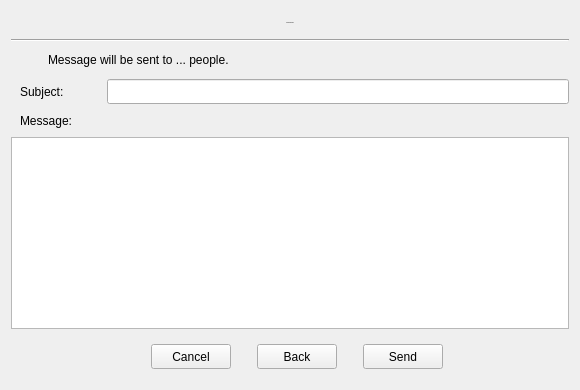
      <widget class="QWidget" name="page_group_message_step_2">
       <layout class="QGridLayout" name="gridLayout_18">
        <item row="0" column="0">
         <widget class="QLabel" name="lbl_direct_message_step_2_header">
          <property name="minimumSize">
           <size>
            <width>558</width>
            <height>22</height>
           </size>
          </property>
          <property name="maximumSize">
           <size>
            <width>16777215</width>
            <height>21</height>
           </size>
          </property>
          <property name="font">
           <font>
            <family>Segoe Print</family>
            <pointsize>-1</pointsize>
            <weight>50</weight>
            <italic>false</italic>
            <bold>false</bold>
           </font>
          </property>
          <property name="text">
           <string>Direct Message</string>
          </property>
          <property name="alignment">
           <set>Qt::AlignCenter</set>
          </property>
         </widget>
        </item>
        <item row="1" column="0">
         <widget class="Line" name="line_4">
          <property name="minimumSize">
           <size>
            <width>550</width>
            <height>0</height>
           </size>
          </property>
          <property name="orientation">
           <enum>Qt::Horizontal</enum>
          </property>
         </widget>
        </item>
        <item row="2" column="0">
         <layout class="QHBoxLayout" name="horizontalLayout_27">
          <property name="leftMargin">
           <number>6</number>
          </property>
          <item>
           <widget class="QLabel" name="lbl_group_message_step_2_info_icon">
            <property name="minimumSize">
             <size>
              <width>25</width>
              <height>25</height>
             </size>
            </property>
            <property name="maximumSize">
             <size>
              <width>25</width>
              <height>25</height>
             </size>
            </property>
            <property name="text">
             <string/>
            </property>
            <property name="pixmap">
             <pixmap resource="../icons_source.qrc">:/newSource/icons/info.png</pixmap>
            </property>
            <property name="scaledContents">
             <bool>true</bool>
            </property>
           </widget>
          </item>
          <item>
           <widget class="QLabel" name="lbl_group_message_step_2_info">
            <property name="minimumSize">
             <size>
              <width>508</width>
              <height>16</height>
             </size>
            </property>
            <property name="maximumSize">
             <size>
              <width>16777215</width>
              <height>16</height>
             </size>
            </property>
            <property name="text">
             <string>Message will be sent to ... people.</string>
            </property>
            <property name="wordWrap">
             <bool>true</bool>
            </property>
           </widget>
          </item>
         </layout>
        </item>
        <item row="3" column="0">
         <layout class="QHBoxLayout" name="horizontalLayout_26">
          <property name="leftMargin">
           <number>9</number>
          </property>
          <item>
           <widget class="QLabel" name="lbl_group_message_step_2_subject">
            <property name="minimumSize">
             <size>
              <width>81</width>
              <height>21</height>
             </size>
            </property>
            <property name="maximumSize">
             <size>
              <width>81</width>
              <height>21</height>
             </size>
            </property>
            <property name="text">
             <string>Subject:</string>
            </property>
           </widget>
          </item>
          <item>
           <widget class="QLineEdit" name="lineEdit_group_message_step_2_subject">
            <property name="minimumSize">
             <size>
              <width>453</width>
              <height>25</height>
             </size>
            </property>
            <property name="maximumSize">
             <size>
              <width>16777215</width>
              <height>25</height>
             </size>
            </property>
            <property name="font">
             <font>
              <pointsize>9</pointsize>
             </font>
            </property>
           </widget>
          </item>
         </layout>
        </item>
        <item row="4" column="0">
         <widget class="QLabel" name="lbl_group_message_2_message">
          <property name="minimumSize">
           <size>
            <width>81</width>
            <height>21</height>
           </size>
          </property>
          <property name="maximumSize">
           <size>
            <width>558</width>
            <height>21</height>
           </size>
          </property>
          <property name="text">
           <string>Message:</string>
          </property>
          <property name="margin">
           <number>0</number>
          </property>
          <property name="indent">
           <number>9</number>
          </property>
         </widget>
        </item>
        <item row="5" column="0">
         <widget class="QTextEdit" name="textEdit_group_message">
          <property name="minimumSize">
           <size>
            <width>558</width>
            <height>140</height>
           </size>
          </property>
          <property name="font">
           <font>
            <pointsize>9</pointsize>
           </font>
          </property>
         </widget>
        </item>
        <item row="6" column="0">
         <widget class="QWidget" name="widget_group_message_step_2_btn_container" native="true">
          <property name="minimumSize">
           <size>
            <width>558</width>
            <height>44</height>
           </size>
          </property>
          <property name="maximumSize">
           <size>
            <width>16777215</width>
            <height>45</height>
           </size>
          </property>
          <property name="styleSheet">
           <string notr="true">QPushButton[objectName=&quot;btn_group_message_step_2_send&quot;] {
	border: 2px solid #98FB98;
	background-color: #98FB98;
}

QPushButton[objectName=&quot;btn_group_message_step_2_cancel&quot;] {
	border: 2px solid #808080;
	background-color: #808080;
	color: #f0f0f0;
}

QPushButton[objectName=&quot;btn_group_message_step_2_back&quot;] {
	border: 2px solid #808080;
	background-color: #808080;
	color: #f0f0f0;
}

QPushButton[objectName=&quot;btn_group_message_step_2_send&quot;]::hover {
	border: 2px solid #84E784;
	background-color: #84E784;
}

QPushButton[objectName=&quot;btn_group_message_step_2_cancel&quot;]::hover{
	border: 2px solid #585858;
	background-color: #585858;
}

QPushButton[objectName=&quot;btn_group_message_step_2_back&quot;]::hover{
	border: 2px solid #585858;
	background-color: #585858;
}

QPushButton[objectName=&quot;btn_group_message_step_2_send&quot;]::pressed {
	border: 2px solid #5CBF5C;
	background-color: #5CBF5C;
}

QPushButton[objectName=&quot;btn_group_message_step_2_cancel&quot;]::pressed{
	border: 2px solid #444444;
	background-color: #444444;
}

QPushButton[objectName=&quot;btn_group_message_step_2_back&quot;]::pressed{
	border: 2px solid #444444;
	background-color: #444444;
}</string>
          </property>
          <layout class="QGridLayout" name="gridLayout_17">
           <item row="0" column="0">
            <spacer name="horizontalSpacer_8">
             <property name="orientation">
              <enum>Qt::Horizontal</enum>
             </property>
             <property name="sizeHint" stdset="0">
              <size>
               <width>131</width>
               <height>20</height>
              </size>
             </property>
            </spacer>
           </item>
           <item row="0" column="1">
            <widget class="QPushButton" name="btn_group_message_step_2_cancel">
             <property name="minimumSize">
              <size>
               <width>75</width>
               <height>25</height>
              </size>
             </property>
             <property name="maximumSize">
              <size>
               <width>16777215</width>
               <height>25</height>
              </size>
             </property>
             <property name="cursor">
              <cursorShape>PointingHandCursor</cursorShape>
             </property>
             <property name="text">
              <string>Cancel</string>
             </property>
             <property name="icon">
              <iconset resource="../icons_source.qrc">
               <normaloff>:/newSource/icons/cancel.png</normaloff>:/newSource/icons/cancel.png</iconset>
             </property>
            </widget>
           </item>
           <item row="0" column="2">
            <spacer name="horizontalSpacer_27">
             <property name="orientation">
              <enum>Qt::Horizontal</enum>
             </property>
             <property name="sizeType">
              <enum>QSizePolicy::Fixed</enum>
             </property>
             <property name="sizeHint" stdset="0">
              <size>
               <width>20</width>
               <height>20</height>
              </size>
             </property>
            </spacer>
           </item>
           <item row="0" column="3">
            <widget class="QPushButton" name="btn_group_message_step_2_back">
             <property name="minimumSize">
              <size>
               <width>75</width>
               <height>25</height>
              </size>
             </property>
             <property name="maximumSize">
              <size>
               <width>16777215</width>
               <height>25</height>
              </size>
             </property>
             <property name="cursor">
              <cursorShape>PointingHandCursor</cursorShape>
             </property>
             <property name="text">
              <string>Back</string>
             </property>
             <property name="icon">
              <iconset resource="../icons_source.qrc">
               <normaloff>:/newSource/icons/back.png</normaloff>:/newSource/icons/back.png</iconset>
             </property>
            </widget>
           </item>
           <item row="0" column="4">
            <spacer name="horizontalSpacer_25">
             <property name="orientation">
              <enum>Qt::Horizontal</enum>
             </property>
             <property name="sizeType">
              <enum>QSizePolicy::Fixed</enum>
             </property>
             <property name="sizeHint" stdset="0">
              <size>
               <width>20</width>
               <height>20</height>
              </size>
             </property>
            </spacer>
           </item>
           <item row="0" column="5">
            <widget class="QPushButton" name="btn_group_message_step_2_send">
             <property name="minimumSize">
              <size>
               <width>75</width>
               <height>25</height>
              </size>
             </property>
             <property name="maximumSize">
              <size>
               <width>16777215</width>
               <height>25</height>
              </size>
             </property>
             <property name="cursor">
              <cursorShape>PointingHandCursor</cursorShape>
             </property>
             <property name="text">
              <string>Send</string>
             </property>
             <property name="icon">
              <iconset resource="../icons_source.qrc">
               <normaloff>:/newSource/icons/complete.png</normaloff>:/newSource/icons/complete.png</iconset>
             </property>
            </widget>
           </item>
           <item row="0" column="6">
            <spacer name="horizontalSpacer_26">
             <property name="orientation">
              <enum>Qt::Horizontal</enum>
             </property>
             <property name="sizeHint" stdset="0">
              <size>
               <width>111</width>
               <height>20</height>
              </size>
             </property>
            </spacer>
           </item>
          </layout>
         </widget>
        </item>
       </layout>
      </widget>
